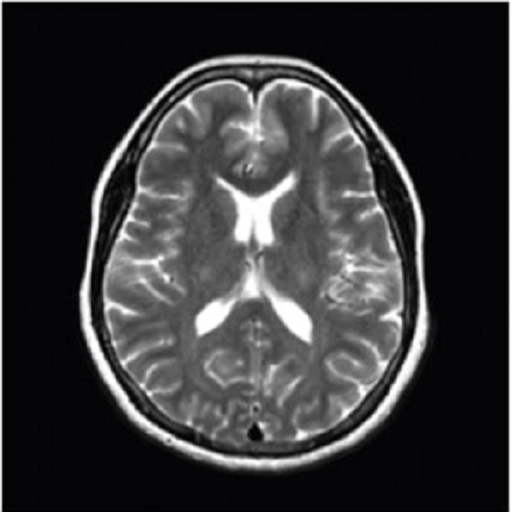
#> input picture lab-04-05/data/freq_domain_eg1.png, 512 x 512 px
$ jupyter execute --allow-errors lab_04_Geometric_Transformations.ipynb
#> lines starting #> are read from the running program, lines starting #| are printed output that depends on the picture
[cell 1]
import numpy as np
import cv2
import matplotlib.pyplot as plt


def show(img, title=""):
  plt.imshow(img, cmap='gray')
  plt.title(title)
  plt.axis("off")
  plt.show()

img_freq_1 = cv2.imread("data/freq_domain_eg1.png", 0)
#> img_freq_1: shape (512, 512); min 0, max 255, mean 52.6
img_freq_2 = cv2.imread("data/freq_domain_eg2.png", 0)
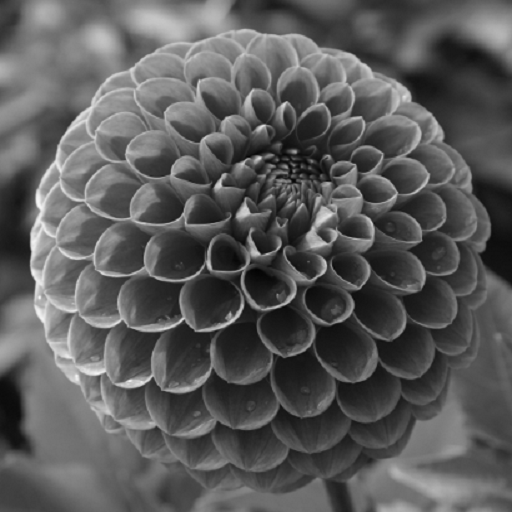
#> input picture lab-04-05/data/freq_domain_eg2.png, 512 x 512 px
#> img_freq_2 is the input picture: shape (512, 512); min 2, max 246, mean 90.2
show(img_freq_1)
show(img_freq_2)

## **Hàm Translation**

[cell 2]
def translate_basic(img, tx, ty):
  h, w = img.shape
  out = np.zeros_like(img)
  for y in range(h):
    for x in range(w):
      new_x = x + tx
      new_y = y + ty
      if 0 <= new_x < w and 0 <= new_y < h:
        out[new_y , new_x] = img[y,x]
  return out

## **Hàm inverse mapping**

[cell 3]
def translate_inverse(img, tx, ty):
  h,w = img.shape
  out = np.zeros((h,w), dtype=img.dtype)
  for y in range(h):
    for x in range(w):
      src_x = x - tx
      src_y = y - ty
      if 0 <= src_x < w and 0 <= src_y < h:
        out[y,x] = img[src_y ,src_x]
  return out

### **Nếu sử dụng OpenCV**

[cell 4]
tx = 50
ty = 30
M = np.float32([[1,0,tx],[0,1,ty]])
translated = cv2.warpAffine(img_freq_1, M,(img_freq_1.shape[1], img_freq_1.shape[0]),borderValue=0)

show(translated ,"Translation␣OpenCV")

# **Bài tập 4.5**

1.   Dịch ảnh sang phải 50 pixel
2.   Dịch ảnh lên trên 30 pixel
3.   So sánh kết quả giữa OpenCV và NumPy

[cell 5]
tx = 50
ty = 30
M = np.float32([[1,0,tx],[0,1,ty]])
translated_openCV = cv2.warpAffine(img_freq_1, M,(img_freq_1.shape[1], img_freq_1.shape[0]),borderValue=0)

show(translated_openCV ,"Translation␣OpenCV")

[cell 6]
translated_np = translate_basic(img_freq_1, 50, 30)

show(translated_np, "Translation_Numpy")

[cell 7]
difference = translated_openCV - translated_np
#> difference: shape (512, 512); every value is 0
show(difference, "Difference (OpenCV - Numpy)")

## **Hàm Scaling**

[cell 8]
def scale_basic(img, sx, sy):
  h,w = img.shape
  out = np.zeros_like(img)
  for y in range(h):
    for x in range(w):
      new_x = int(x*sx)
      new_y = int(y*sy)
      if new_x < w and new_y < h:
        out[new_y ,new_x] = img[y,x]

  return out

### **Điều chỉnh kích thước canvas**

[cell 9]
def scale_canvas(img, sx, sy):
  h,w = img.shape
  new_w = int(w*sx)
  new_h = int(h*sy)
  out = np.zeros((new_h ,new_w), dtype=img.dtype)
  for y in range(new_h):
    for x in range(new_w):
      src_x = int(x/sx)
      src_y = int(y/sy)
      if src_x < w and src_y < h:
        out[y,x] = img[src_y ,src_x]
  return out

### **Scaling bằng OpenCV**

[cell 10]
scaled = cv2.resize(img_freq_1, None, fx=1.5, fy=1.5, interpolation=cv2.INTER_LINEAR)

show(scaled ,"Scaling␣OpenCV")
show(img_freq_1, "Original")

## **Hàm Rotation (quay)**

[cell 11]
def rotate_basic(img, angle):
  h,w = img.shape
  out = np.zeros_like(img)
  rad = np.radians(angle)
  cos = np.cos(rad)
  sin = np.sin(rad)

  cx = w//2
  cy = h//2
  for y in range(h):
    for x in range(w):
      x0 = x - cx
      y0 = y - cy

      new_x = int(cos*x0 - sin*y0 + cx)
      new_y = int(sin*x0 + cos*y0 + cy)
      if 0 <= new_x < w and 0 <= new_y < h:
          out[new_y ,new_x] = img[y,x]

  return out

### **Quay bằng OpenCV**

[cell 12]
(h,w) = img_freq_2.shape
#> h = 512; w = 512
center = (w//2, h//2)
#> center = (256, 256)
M = cv2.getRotationMatrix2D(center ,45,1.0)
rotated = cv2.warpAffine(img_freq_2,M,(w,h),borderValue=0)
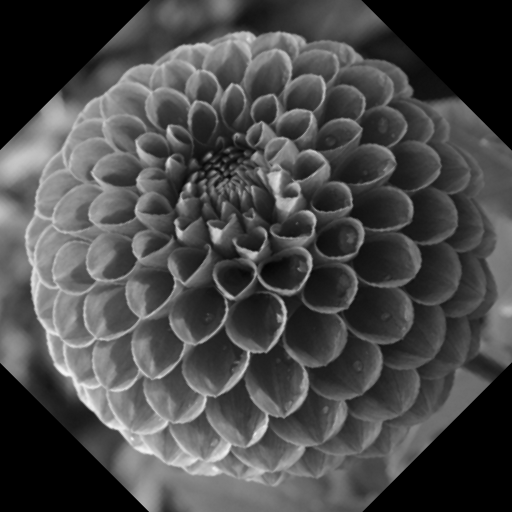
#> rotated: shape (512, 512); min 0, max 245, mean 73.3
show(rotated ,"Rotation␣OpenCV")

## **Hàm Shear**

[cell 13]
def shear_basic(img, k):
  h,w = img.shape
  out = np.zeros_like(img)
  for y in range(h):
    for x in range(w):
      new_x = int(x + k*y)
      if new_x < w:
        out[y,new_x] = img[y,x]
  return out

### **Shear bằng OpenCV**

[cell 14]
k = 0.3
M = np.float32([
  [1,k,0],
  [0,1,0]
])
new_w = int(img_freq_2.shape[1] + abs(k*img_freq_2.shape[0]))
#> new_w = 665
sheared = cv2.warpAffine(img_freq_2,M,(new_w ,img_freq_2.shape[0]),borderValue=0)
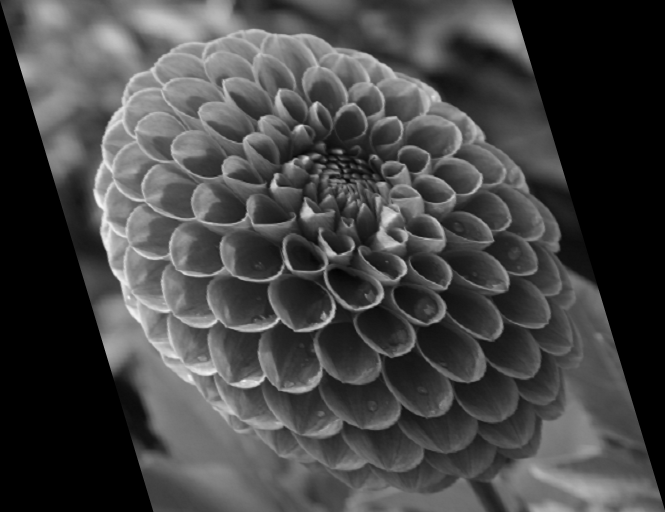
#> sheared: shape (512, 665); min 0, max 246, mean 69.5
show(sheared ,"Shear␣OpenCV")

# **Bài tập nâng cao: So sánh**

**## 1. pipeline R -> S và S -> R**

**Xoay 30 độ xong Shear 1.5**

[cell 15]
img_rotate_then_shear = rotate_basic(img_freq_2, 30)

img_rotate_then_shear = shear_basic(img_rotate_then_shear, 1.5)

show(img_rotate_then_shear)

**Shear 1.5 xong xoay 30 độ**

[cell 16]
img_rotate_then_shear = shear_basic(img_freq_2, 1.5)

img_rotate_then_shear = rotate_basic(img_rotate_then_shear, 30)

show(img_rotate_then_shear)

**Nhận xét:** Theo em thấy thì đúng như công thức thay vào thì nó không hề giống nhau, khi dãn ra xong mới xoay là đã hoàn toàn khác với xoay rồi mới dãn.

Cái đầu tiên là xoay 30 độ rồi shear:

* x' = x cos 30 - y sin 30
* y' = x sin 30 + y cos 30

Tiếp tục shear sẽ được

* x'' = x' + 1.5y
* y'' = y'

Thay vào được kết quả cuối:

* x'' = x cos 30 - y sin 30 + 1.5y
* y'' = x sin 30 + y cos 30

---

Cái tiếp theo là shear rồi xoay 30 độ
* x' = x + 1.5y
* y' = y

tiếp tục xoay ta sẽ được:

* x'' = x'cos 30 - y'sin 30
* y'' = x'sin 30 + y' cos 30

Kết quả cuối sẽ là:

* x'' = (x + 1.5y) cos 30 - y sin 30
* y'' = (x + 1.5y) sin 30 + y cos 30

**Vậy là nó khác nhau hẳn về mặt bản chất**

## **2. So sánh pipeline T -> R và R -> T**

`T(36,36) -> R(36)`

[cell 17]
img_translation_then_rotate = translate_basic(img_freq_1, 36, 36)
#> call 2 of translate_basic, with tx = 36, ty = 36
#> after the loop in translate_basic (call 2), `for y in range(h):`:
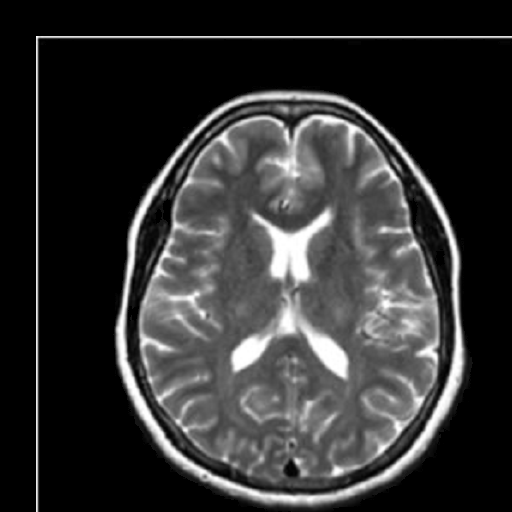
#> out: shape (512, 512); min 0, max 255, mean 51
img_translation_then_rotate = rotate_basic(img_translation_then_rotate, 36)
#> call 3 of rotate_basic, with angle = 36
#> after the loop in rotate_basic (call 3), `for y in range(h):`:
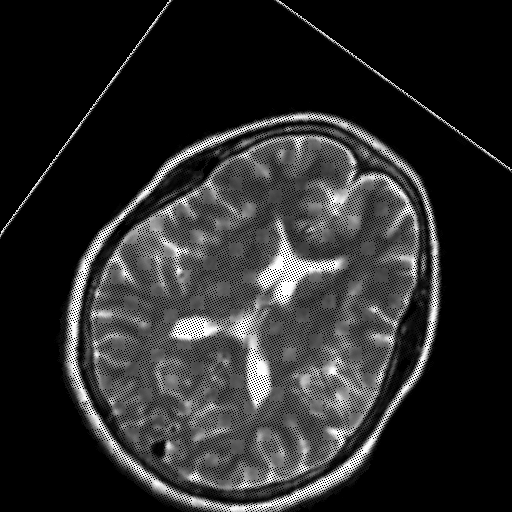
#> out: shape (512, 512); min 0, max 255, mean 42.2

show(img_translation_then_rotate, "Tịnh tiến lên trên xong sang phải 36 đơn vị rồi xoay 36 độ")

```
R(36) -> T(36,36)
```

[cell 18]
img_rotate_then_translation = translate_basic(img_freq_1, 36, 36)
img_rotate_then_translation = rotate_basic(img_rotate_then_translation, 36)

show(img_rotate_then_translation, "Xoay 36 độ xong tịnh tiến 36 lên trên rồi sang phải")

**Nhận xét**: Chẳng khác gì nhau, tịnh tiến rồi xoay không có làm thay đổi output

## **3. Kết hợp nhiều phép biến đổi**

```
T(40,20), R(45), S(0.5)
```

[cell 19]
def affine_transform(img, matrix):
  h, w = img.shape[:2]
  return cv2.warpAffine(img, matrix, (w, h), borderValue=0)

# Định nghĩa các thông số
tx, ty = 40, 20
angle = 45
scale = 0.5

# 1. Ma trận Tịnh tiến (Translation)
T = np.float32([[1, 0, tx], [0, 1, ty]])

# 2. Ma trận Xoay (Rotation) quanh tâm ảnh
(h, w) = img_freq_1.shape
center = (w // 2, h // 2)
R_mat = cv2.getRotationMatrix2D(center, angle, 1.0)

# 3. Ma trận Co giãn (Scaling)
S = np.float32([[scale, 0, 0], [0, scale, 0]])

# Kết hợp các phép biến đổi (Affine transform dùng ma trận 2x3,
# để nhân ma trận ta cần đưa về 3x3)
def to_3x3(m):
    return np.vstack([m, [0, 0, 1]])

# Thứ tự áp dụng: T -> R -> S (nhân ngược từ phải sang trái trong ma trận)
# M = S * R * T
M_combined = to_3x3(S) @ to_3x3(R_mat) @ to_3x3(T)
M_final = M_combined[:2, :]

# Thực hiện biến đổi
result = affine_transform(img_freq_1, M_final)
#> in affine_transform, `return cv2.warpAffine(img, matrix, (w, h), borderValue=0)`:
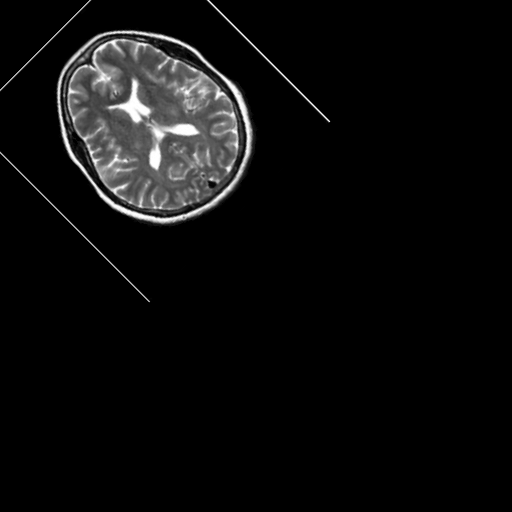
#> returned value: shape (512, 512); min 0, max 255, mean 12.9

show(img_freq_1, "Original")
show(result, "Combined: T(40,20) -> R(45) -> S(0.5)")

## **5. So sánh tốc độ**

[cell 20]
import timeit

# Benchmark NumPy implementation
#> (the rest of this cell did not finish here and is left out)

[cell 21]
import timeit

# 1. Define scaling factor
scale_factor = 1.5

# 2. Benchmark NumPy scale_canvas implementation
print("Benchmarking NumPy scale_canvas...")
#> (the rest of this cell did not finish here and is left out)

[cell 22]
import timeit

# 1. Set the rotation angle
angle = 45
(h, w) = img_freq_2.shape
center = (w // 2, h // 2)

# 2. Benchmark NumPy rotate_basic implementation
print("Benchmarking NumPy rotate_basic...")
#> (the rest of this cell did not finish here and is left out)

[cell 23]
import matplotlib.pyplot as plt
import numpy as np

# 1. Define transformation names
transformations = ['Translation', 'Scaling', 'Rotation']

# 2. Create lists of execution times (in ms) from stored variables
#> (the rest of this cell did not finish here and is left out)

**Khoảng cách hiệu năng giữa vòng lặp NumPy thủ công và các hàm OpenCV là bao nhiêu?**
Các hàm OpenCV nhanh hơn đáng kể so với các triển khai dựa trên NumPy thủ công. Đối với phép tịnh tiến (translation), OpenCV nhanh hơn $64.3\times$; đối với phép xoay (rotation), nó nhanh hơn $187.1\times$; và đối với việc thay đổi kích thước (scaling), tốc độ đạt được mức tăng vọt lên tới $445.7\times$.

**Lý do kỹ thuật đằng sau khoảng cách hiệu năng này là gì?**
*   **C++ Backend:** OpenCV được viết bằng C/C++ được tối ưu hóa cao, tránh được sự chậm trễ của trình thông dịch Python trong việc lặp qua từng pixel.
*   **Vectorization và SIMD:** OpenCV tận dụng các lệnh Single Instruction, Multiple Data (SIMD) (như SSE, AVX, hoặc NEON) để xử lý nhiều pixel cùng một lúc.
*   **Quản lý bộ nhớ:** OpenCV quản lý bộ nhớ hiệu quả hơn ở cấp độ thấp so với các trừu tượng hóa cấp cao của Python và NumPy.
*   **Thuật toán tối ưu:** OpenCV bao gồm các triển khai nội suy tinh vi (ví dụ: nội suy song tuyến tính - bilinear interpolation) hiệu quả hơn nhiều so với các vòng lặp lồng nhau thủ công trong Python.

### Các phát hiện chính từ phân tích dữ liệu

*   **Điểm chuẩn phép tịnh tiến (Translation Benchmark):**
    *   NumPy thủ công: **65.65 ms**
    *   OpenCV (`warpAffine`): **1.02 ms**
    *   Kết quả: OpenCV nhanh hơn khoảng **64.3 lần**.
*   **Điểm chuẩn phép co giãn (Scaling Benchmark - 1.5x):**
    *   NumPy thủ công: **196.84 ms**
    *   OpenCV (`resize`): **0.44 ms**
    *   Kết quả: OpenCV nhanh hơn khoảng **445.7 lần**, ghi nhận khoảng cách hiệu năng lớn nhất trong các thử nghiệm.
*   **Điểm chuẩn phép xoay (Rotation Benchmark - 45 độ):**
    *   NumPy thủ công: **199.76 ms**
    *   OpenCV (`warpAffine`): **1.07 ms**
    *   Kết quả: OpenCV nhanh hơn khoảng **187.1 lần**.
*   **Trực quan hóa:** Do sự khác biệt về hiệu năng lên đến hàng chục và hàng trăm lần, biểu đồ cột cần sử dụng **thang đo logarit (logarithmic scale)** để có thể so sánh NumPy và OpenCV một cách có ý nghĩa trên cùng một đồ thị.

### Thông tin chuyên sâu hoặc Các bước tiếp theo

*   **Tránh sử dụng vòng lặp Python để xử lý Pixel:** Các thử nghiệm thực tế đã xác nhận rằng việc sử dụng vòng lặp lồng nhau thủ công trong Python để xử lý ảnh là cực kỳ kém hiệu quả. Luôn ưu tiên các hàm cấp thư viện (OpenCV hoặc các phép toán vector hóa của NumPy) cho mã nguồn sản xuất.
*   **Các bước tiếp theo:** Các thử nghiệm trong tương lai có thể khám phá sự khác biệt về hiệu năng giữa OpenCV và các thư viện tối ưu khác như **Pillow-SIMD** hoặc các hàm **Numba-jitted** để xem liệu biên dịch JIT có thể rút ngắn khoảng cách đối với các phép biến đổi tùy chỉnh không có sẵn trong OpenCV hay không.

[cell 24]
import os
import cv2
import numpy as np

# Tạo thư mục lưu kết quả nếu chưa có
os.makedirs("data", exist_ok=True)

# Lấy ảnh gốc
img_src1 = img_freq_1
img_src2 = img_freq_2

# 1. Translation
tx, ty = 50, 30
M_trans = np.float32([[1, 0, tx], [0, 1, ty]])
translated_out = cv2.warpAffine(img_src1, M_trans, (img_src1.shape[1], img_src1.shape[0]))
cv2.imwrite("data/translation_output.png", translated_out)

# 2. Scaling
scaled_out = cv2.resize(img_src1, None, fx=1.5, fy=1.5, interpolation=cv2.INTER_LINEAR)
cv2.imwrite("data/scaling_output.png", scaled_out)

# 3. Rotation
(h, w) = img_src2.shape
center = (w // 2, h // 2)
M_rot = cv2.getRotationMatrix2D(center, 45, 1.0)
rotated_out = cv2.warpAffine(img_src2, M_rot, (w, h))
cv2.imwrite("data/rotation_output.png", rotated_out)

# 4. Order Comparison (Rotation -> Shear vs Shear -> Rotation)
# Rotation 30 độ
M_rot_30 = cv2.getRotationMatrix2D(center, 30, 1.0)
rot_30 = cv2.warpAffine(img_src2, M_rot_30, (w, h))
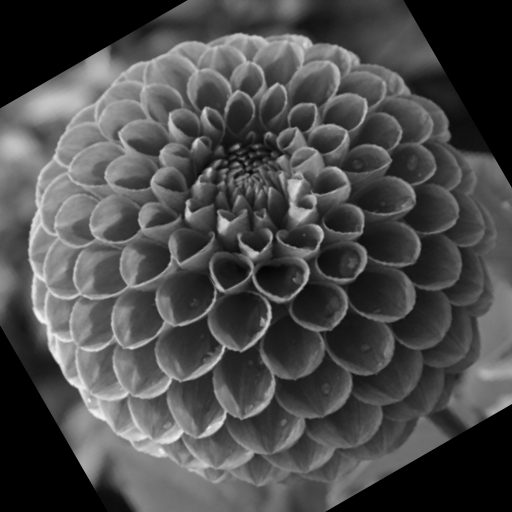
#> rot_30: shape (512, 512); min 0, max 245, mean 75.1

# Shear 1.5
k = 1.5
M_shear = np.float32([[1, k, 0], [0, 1, 0]])
new_w = int(w + abs(k * h))
#> new_w = 1280

# R -> S
r_then_s = cv2.warpAffine(rot_30, M_shear, (new_w, h))

# S -> R
sheared_alone = cv2.warpAffine(img_src2, M_shear, (new_w, h))
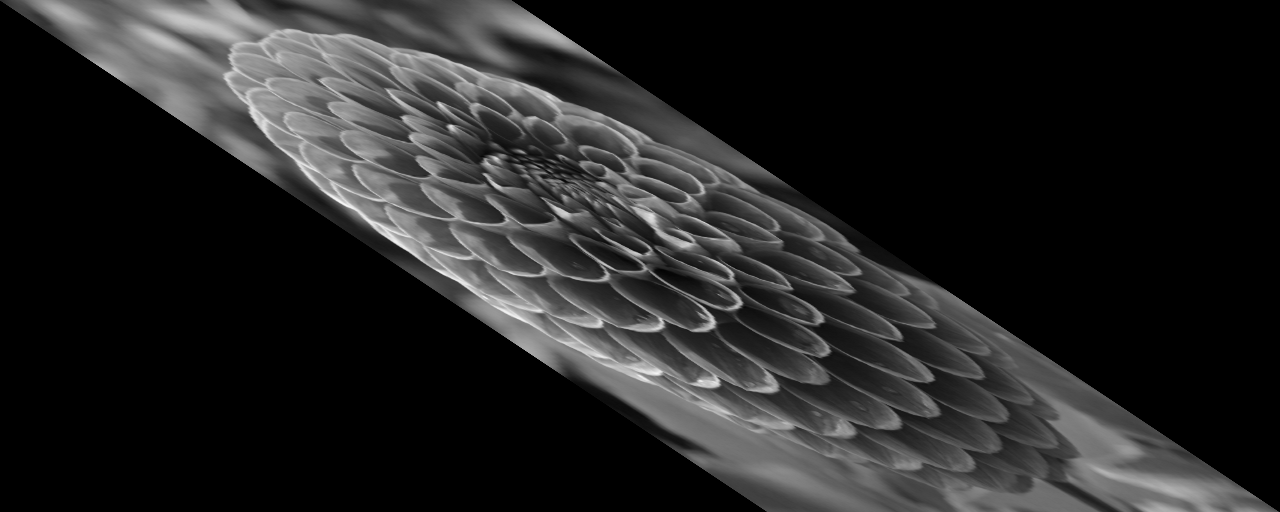
#> sheared_alone: shape (512, 1280); min 0, max 246, mean 36.1
# Tính lại tâm cho ảnh đã shear để xoay cho đúng
center_sheared = (new_w // 2, h // 2)
#> center_sheared = (640, 256)
M_rot_30_sheared = cv2.getRotationMatrix2D(center_sheared, 30, 1.0)
s_then_r = cv2.warpAffine(sheared_alone, M_rot_30_sheared, (new_w, h))
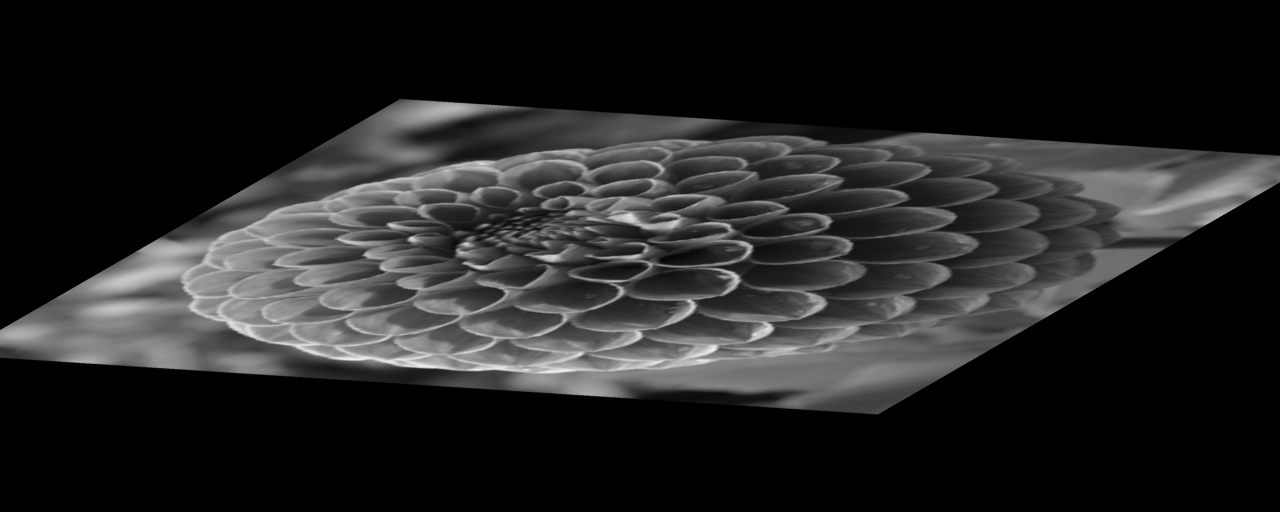
#> s_then_r: shape (512, 1280); min 0, max 242, mean 36

# Ghép hai ảnh lại để so sánh
combined = np.hstack((cv2.resize(r_then_s, (w, h)), cv2.resize(s_then_r, (w, h))))
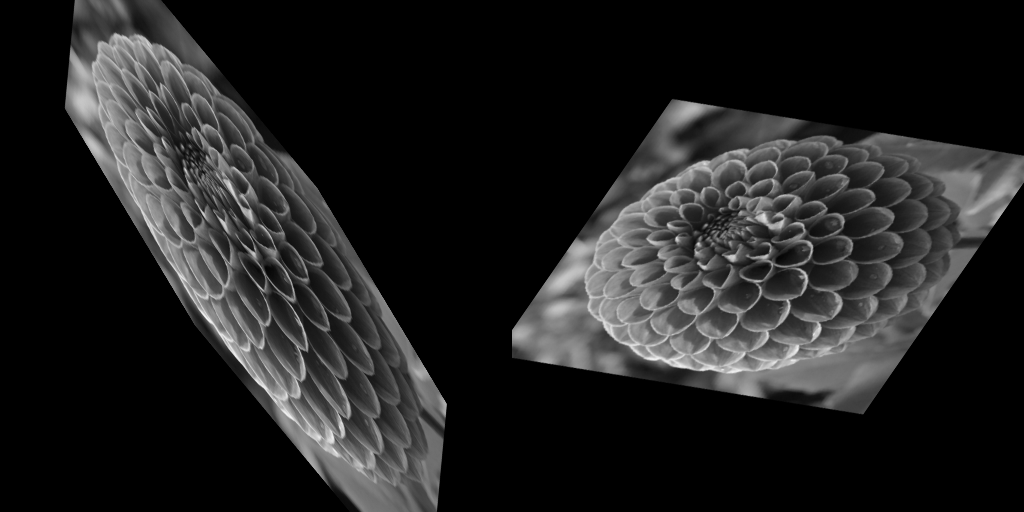
#> combined: shape (512, 1024); min 0, max 242, mean 33.1
cv2.imwrite("data/order_comparison.png", combined)

print("Đã lưu các ảnh cho Lab 04 vào thư mục data/")
